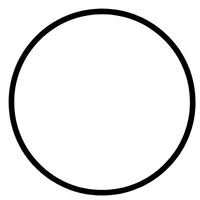
#> input picture openCV learning/data/blackHollowCircle.jpg, 200 x 200 px, found by its file name
$ python threshholding.py
#> lines starting #> are read from the running program, lines starting #| are printed output that depends on the picture; after the words box and inside, x2 and y2 are one past the last pixel; in counts of white or black regions, pixels touching at a corner belong together
import numpy as np
import cv2 as cv


image = cv.imread('data/blackHollowCircle.jpg')
#> image is the input picture: shape (200, 200, 3); mean B, G, R 234.6, 234.6, 234.6
th, im_th = cv.threshold(image, 200, 255, cv.THRESH_BINARY_INV)
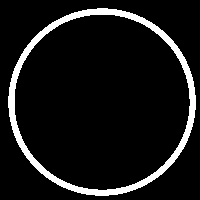
#> im_th: shape (200, 200, 3); 8.9% white; 1 white region, box (x1, y1, x2, y2) and area: (8, 8, 196, 196) 3542
cv.imshow('thresh',im_th)
im_floodfill = im_th.copy()
h, w = im_th.shape[:2]
#> h = 200; w = 200
mask = np.zeros((h+2, w+2), np.uint8)
cv.floodFill(im_floodfill, mask, (0,0), (255,255,255))
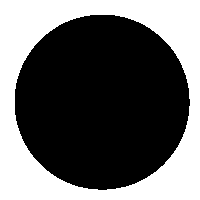
#> im_floodfill: shape (200, 200, 3); 39.8% white; 1 white region, box (x1, y1, x2, y2) and area: (0, 0, 200, 200) 15917

cv.imshow('Full Mask', im_floodfill)
cv.waitKey(0)

cv.imwrite('filled_circle_200_big.png', im_floodfill)
